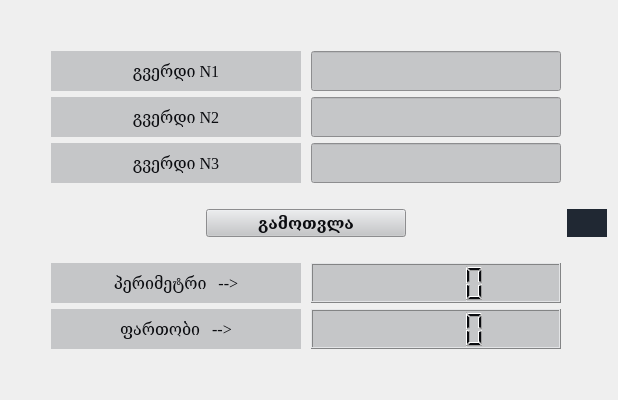
      <widget class="QWidget" name="p3">
       <layout class="QGridLayout" name="gridLayout_8">
        <item row="5" column="1">
         <layout class="QGridLayout" name="gridLayout_4">
          <property name="spacing">
           <number>0</number>
          </property>
          <item row="0" column="0">
           <widget class="QPushButton" name="action_samkutxedi">
            <property name="sizePolicy">
             <sizepolicy hsizetype="Fixed" vsizetype="Fixed">
              <horstretch>0</horstretch>
              <verstretch>0</verstretch>
             </sizepolicy>
            </property>
            <property name="maximumSize">
             <size>
              <width>200</width>
              <height>40</height>
             </size>
            </property>
            <property name="font">
             <font>
              <family>Georgia</family>
              <pointsize>12</pointsize>
              <weight>75</weight>
              <bold>true</bold>
             </font>
            </property>
            <property name="styleSheet">
             <string notr="true">background-color: rgb(197, 198, 200);
color: rgb(11, 12, 16);</string>
            </property>
            <property name="text">
             <string>გამოთვლა</string>
            </property>
           </widget>
          </item>
         </layout>
        </item>
        <item row="1" column="1">
         <layout class="QHBoxLayout" name="horizontalLayout_4">
          <property name="spacing">
           <number>10</number>
          </property>
          <item>
           <widget class="QLabel" name="label_3">
            <property name="sizePolicy">
             <sizepolicy hsizetype="Fixed" vsizetype="Fixed">
              <horstretch>0</horstretch>
              <verstretch>0</verstretch>
             </sizepolicy>
            </property>
            <property name="minimumSize">
             <size>
              <width>220</width>
              <height>40</height>
             </size>
            </property>
            <property name="maximumSize">
             <size>
              <width>250</width>
              <height>40</height>
             </size>
            </property>
            <property name="font">
             <font>
              <family>Georgia</family>
              <pointsize>12</pointsize>
             </font>
            </property>
            <property name="styleSheet">
             <string notr="true">background-color: rgb(197, 198, 200);
color: rgb(11, 12, 16);</string>
            </property>
            <property name="text">
             <string>გვერდი N1</string>
            </property>
            <property name="alignment">
             <set>Qt::AlignCenter</set>
            </property>
           </widget>
          </item>
          <item>
           <widget class="QLineEdit" name="gv1_samkutxedi">
            <property name="sizePolicy">
             <sizepolicy hsizetype="Fixed" vsizetype="Fixed">
              <horstretch>0</horstretch>
              <verstretch>0</verstretch>
             </sizepolicy>
            </property>
            <property name="minimumSize">
             <size>
              <width>250</width>
              <height>40</height>
             </size>
            </property>
            <property name="maximumSize">
             <size>
              <width>250</width>
              <height>40</height>
             </size>
            </property>
            <property name="font">
             <font>
              <family>Georgia</family>
              <pointsize>12</pointsize>
             </font>
            </property>
            <property name="styleSheet">
             <string notr="true">background-color: rgb(197, 198, 200);
color: rgb(11, 12, 16);</string>
            </property>
           </widget>
          </item>
         </layout>
        </item>
        <item row="9" column="1">
         <spacer name="verticalSpacer_19">
          <property name="orientation">
           <enum>Qt::Vertical</enum>
          </property>
          <property name="sizeType">
           <enum>QSizePolicy::Fixed</enum>
          </property>
          <property name="sizeHint" stdset="0">
           <size>
            <width>20</width>
            <height>40</height>
           </size>
          </property>
         </spacer>
        </item>
        <item row="2" column="0">
         <spacer name="horizontalSpacer_13">
          <property name="orientation">
           <enum>Qt::Horizontal</enum>
          </property>
          <property name="sizeHint" stdset="0">
           <size>
            <width>40</width>
            <height>20</height>
           </size>
          </property>
         </spacer>
        </item>
        <item row="2" column="2">
         <spacer name="horizontalSpacer_14">
          <property name="orientation">
           <enum>Qt::Horizontal</enum>
          </property>
          <property name="sizeHint" stdset="0">
           <size>
            <width>40</width>
            <height>20</height>
           </size>
          </property>
         </spacer>
        </item>
        <item row="3" column="1">
         <layout class="QHBoxLayout" name="horizontalLayout_6">
          <property name="spacing">
           <number>10</number>
          </property>
          <item>
           <widget class="QLabel" name="label_5">
            <property name="sizePolicy">
             <sizepolicy hsizetype="Fixed" vsizetype="Fixed">
              <horstretch>0</horstretch>
              <verstretch>0</verstretch>
             </sizepolicy>
            </property>
            <property name="minimumSize">
             <size>
              <width>250</width>
              <height>40</height>
             </size>
            </property>
            <property name="font">
             <font>
              <family>Georgia</family>
              <pointsize>12</pointsize>
             </font>
            </property>
            <property name="styleSheet">
             <string notr="true">background-color: rgb(197, 198, 200);
color: rgb(11, 12, 16);</string>
            </property>
            <property name="text">
             <string>გვერდი N3</string>
            </property>
            <property name="alignment">
             <set>Qt::AlignCenter</set>
            </property>
           </widget>
          </item>
          <item>
           <widget class="QLineEdit" name="gv3_samkutxedi">
            <property name="sizePolicy">
             <sizepolicy hsizetype="Fixed" vsizetype="Fixed">
              <horstretch>0</horstretch>
              <verstretch>0</verstretch>
             </sizepolicy>
            </property>
            <property name="minimumSize">
             <size>
              <width>250</width>
              <height>40</height>
             </size>
            </property>
            <property name="styleSheet">
             <string notr="true">background-color: rgb(197, 198, 200);
color: rgb(11, 12, 16);</string>
            </property>
           </widget>
          </item>
         </layout>
        </item>
        <item row="0" column="1">
         <spacer name="verticalSpacer_20">
          <property name="orientation">
           <enum>Qt::Vertical</enum>
          </property>
          <property name="sizeType">
           <enum>QSizePolicy::Fixed</enum>
          </property>
          <property name="sizeHint" stdset="0">
           <size>
            <width>20</width>
            <height>40</height>
           </size>
          </property>
         </spacer>
        </item>
        <item row="6" column="1">
         <spacer name="verticalSpacer_27">
          <property name="orientation">
           <enum>Qt::Vertical</enum>
          </property>
          <property name="sizeType">
           <enum>QSizePolicy::Fixed</enum>
          </property>
          <property name="sizeHint" stdset="0">
           <size>
            <width>20</width>
            <height>20</height>
           </size>
          </property>
         </spacer>
        </item>
        <item row="2" column="1">
         <layout class="QHBoxLayout" name="horizontalLayout_5">
          <property name="spacing">
           <number>10</number>
          </property>
          <item>
           <widget class="QLabel" name="label_4">
            <property name="sizePolicy">
             <sizepolicy hsizetype="Fixed" vsizetype="Fixed">
              <horstretch>0</horstretch>
              <verstretch>0</verstretch>
             </sizepolicy>
            </property>
            <property name="minimumSize">
             <size>
              <width>250</width>
              <height>40</height>
             </size>
            </property>
            <property name="font">
             <font>
              <family>Georgia</family>
              <pointsize>12</pointsize>
             </font>
            </property>
            <property name="styleSheet">
             <string notr="true">background-color: rgb(197, 198, 200);
color: rgb(11, 12, 16);</string>
            </property>
            <property name="text">
             <string>გვერდი N2</string>
            </property>
            <property name="alignment">
             <set>Qt::AlignCenter</set>
            </property>
           </widget>
          </item>
          <item>
           <widget class="QLineEdit" name="gv2_samkutxedi">
            <property name="sizePolicy">
             <sizepolicy hsizetype="Fixed" vsizetype="Fixed">
              <horstretch>0</horstretch>
              <verstretch>0</verstretch>
             </sizepolicy>
            </property>
            <property name="minimumSize">
             <size>
              <width>250</width>
              <height>40</height>
             </size>
            </property>
            <property name="styleSheet">
             <string notr="true">background-color: rgb(197, 198, 200);
color: rgb(11, 12, 16);</string>
            </property>
           </widget>
          </item>
         </layout>
        </item>
        <item row="4" column="1">
         <spacer name="verticalSpacer_26">
          <property name="orientation">
           <enum>Qt::Vertical</enum>
          </property>
          <property name="sizeType">
           <enum>QSizePolicy::Fixed</enum>
          </property>
          <property name="sizeHint" stdset="0">
           <size>
            <width>20</width>
            <height>20</height>
           </size>
          </property>
         </spacer>
        </item>
        <item row="8" column="1">
         <layout class="QHBoxLayout" name="horizontalLayout_14">
          <property name="spacing">
           <number>10</number>
          </property>
          <property name="sizeConstraint">
           <enum>QLayout::SetDefaultConstraint</enum>
          </property>
          <item>
           <widget class="QLabel" name="label_12">
            <property name="sizePolicy">
             <sizepolicy hsizetype="Fixed" vsizetype="Fixed">
              <horstretch>0</horstretch>
              <verstretch>0</verstretch>
             </sizepolicy>
            </property>
            <property name="minimumSize">
             <size>
              <width>250</width>
              <height>40</height>
             </size>
            </property>
            <property name="maximumSize">
             <size>
              <width>250</width>
              <height>40</height>
             </size>
            </property>
            <property name="font">
             <font>
              <family>Georgia</family>
              <pointsize>12</pointsize>
             </font>
            </property>
            <property name="styleSheet">
             <string notr="true">background-color: rgb(197, 198, 200);
color: rgb(11, 12, 16);</string>
            </property>
            <property name="text">
             <string>ფართობი   --&gt;</string>
            </property>
            <property name="alignment">
             <set>Qt::AlignCenter</set>
            </property>
           </widget>
          </item>
          <item>
           <widget class="QLCDNumber" name="fartobi_samkutxedi">
            <property name="sizePolicy">
             <sizepolicy hsizetype="Fixed" vsizetype="Fixed">
              <horstretch>0</horstretch>
              <verstretch>0</verstretch>
             </sizepolicy>
            </property>
            <property name="minimumSize">
             <size>
              <width>250</width>
              <height>40</height>
             </size>
            </property>
            <property name="maximumSize">
             <size>
              <width>250</width>
              <height>40</height>
             </size>
            </property>
            <property name="styleSheet">
             <string notr="true">background-color: rgb(197, 198, 200);
color: rgb(11, 12, 16);</string>
            </property>
           </widget>
          </item>
         </layout>
        </item>
        <item row="7" column="1">
         <layout class="QHBoxLayout" name="horizontalLayout_13">
          <property name="spacing">
           <number>10</number>
          </property>
          <item>
           <widget class="QLabel" name="label_11">
            <property name="sizePolicy">
             <sizepolicy hsizetype="Fixed" vsizetype="Fixed">
              <horstretch>0</horstretch>
              <verstretch>0</verstretch>
             </sizepolicy>
            </property>
            <property name="minimumSize">
             <size>
              <width>250</width>
              <height>40</height>
             </size>
            </property>
            <property name="maximumSize">
             <size>
              <width>250</width>
              <height>40</height>
             </size>
            </property>
            <property name="font">
             <font>
              <family>Georgia</family>
              <pointsize>12</pointsize>
             </font>
            </property>
            <property name="styleSheet">
             <string notr="true">background-color: rgb(197, 198, 200);
color: rgb(11, 12, 16);</string>
            </property>
            <property name="text">
             <string>პერიმეტრი   --&gt;</string>
            </property>
            <property name="alignment">
             <set>Qt::AlignCenter</set>
            </property>
           </widget>
          </item>
          <item>
           <widget class="QLCDNumber" name="peimetri_samkutxedi">
            <property name="sizePolicy">
             <sizepolicy hsizetype="Fixed" vsizetype="Fixed">
              <horstretch>0</horstretch>
              <verstretch>0</verstretch>
             </sizepolicy>
            </property>
            <property name="minimumSize">
             <size>
              <width>250</width>
              <height>40</height>
             </size>
            </property>
            <property name="maximumSize">
             <size>
              <width>250</width>
              <height>40</height>
             </size>
            </property>
            <property name="styleSheet">
             <string notr="true">background-color: rgb(197, 198, 200);
color: rgb(11, 12, 16);</string>
            </property>
           </widget>
          </item>
         </layout>
        </item>
        <item row="5" column="2">
         <layout class="QGridLayout" name="gridLayout_5">
          <item row="0" column="0">
           <widget class="QLabel" name="s_warning">
            <property name="font">
             <font>
              <family>Georgia</family>
              <pointsize>10</pointsize>
              <weight>75</weight>
              <bold>true</bold>
             </font>
            </property>
            <property name="styleSheet">
             <string notr="true">color: rgb(255, 0, 0);
background-color: rgb(32, 40, 51);</string>
            </property>
            <property name="text">
             <string/>
            </property>
           </widget>
          </item>
         </layout>
        </item>
       </layout>
      </widget>
